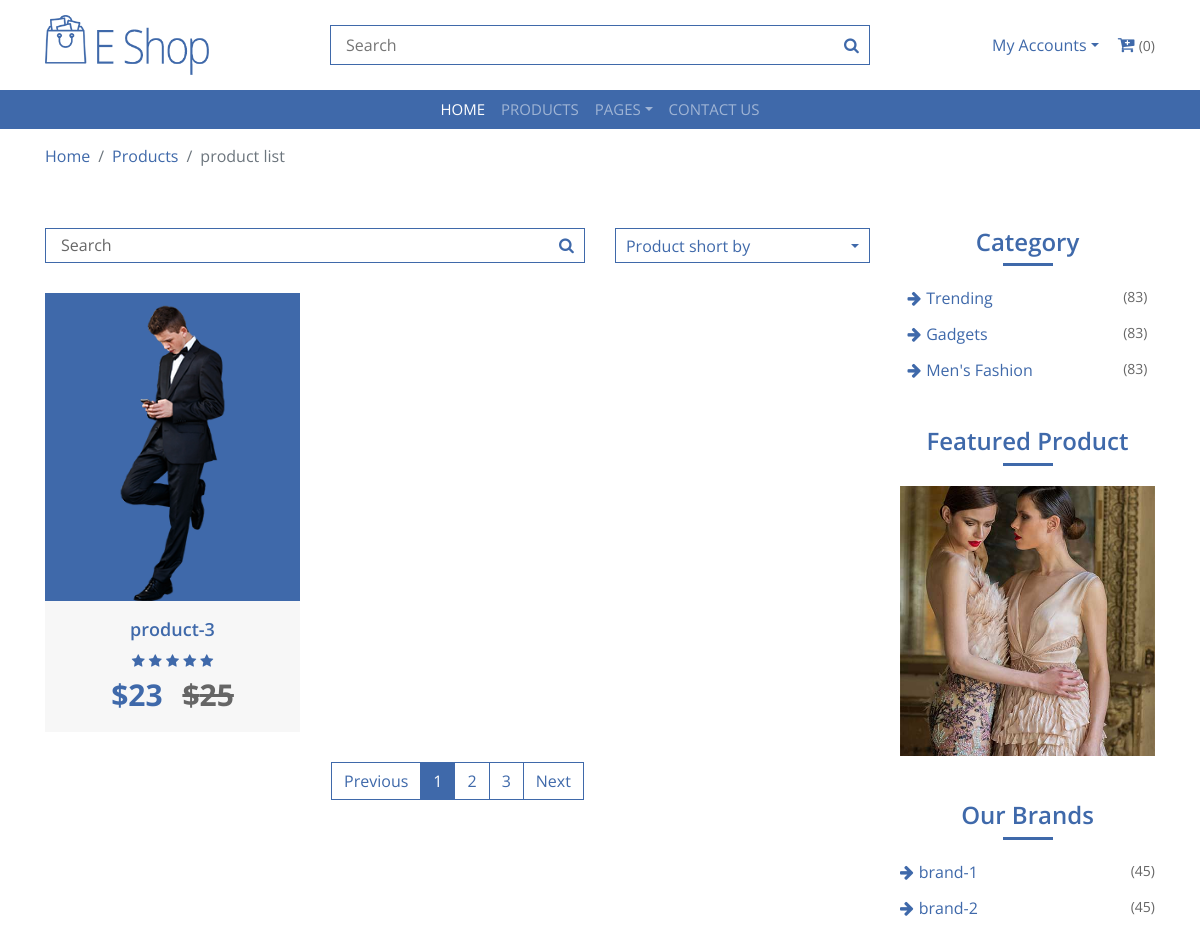
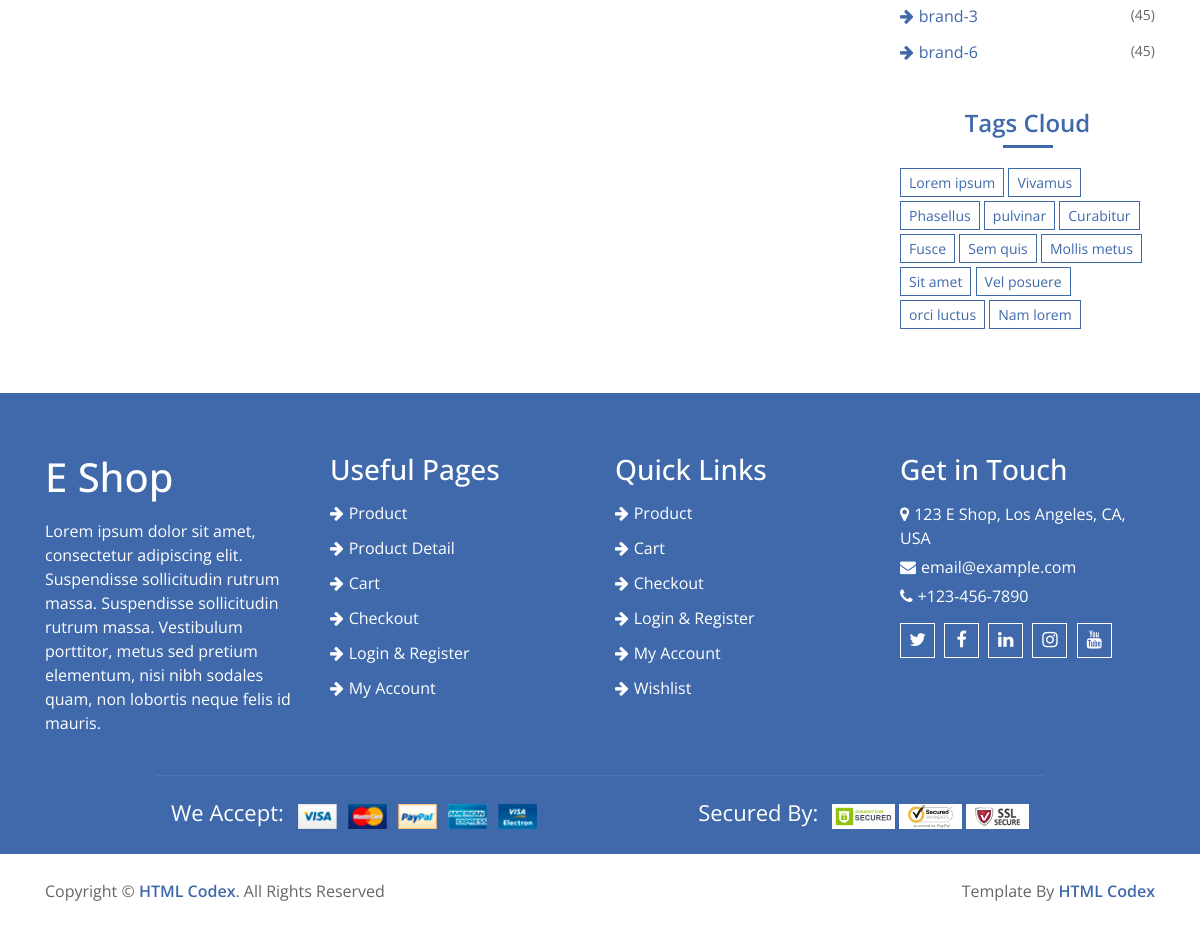
The app's page /category/Men's Fashion with its own data (2 pictures, top to bottom).
### home/models.py (models this page shows, shortened)
class Product(models.Model):
    name = models.CharField(max_length=300)
    slug = models.CharField(max_length=500, unique=True)
    image = models.ImageField(upload_to='media')
    price = models.IntegerField()
    discounted_price = models.IntegerField(default=0)
    description = models.TextField(blank=True)
    specification = models.TextField(blank=True)
    category = models.ForeignKey(Category, on_delete=models.CASCADE)
    subcategory = models.ForeignKey(SubCategory, on_delete=models.CASCADE)
    brand = models.ForeignKey(Brand, on_delete=models.CASCADE)
    labels = models.CharField(choices=LABELS, max_length=50)
    stock = models.CharField(choices=STOCK, max_length=50)

class Category(models.Model):
    name = models.CharField(max_length=300)
    image = models.ImageField(upload_to='media')
    slug = models.CharField(max_length=500, unique=True)

class Brand(models.Model):
    name = models.CharField(max_length=500)
    image = models.ImageField(upload_to='media')
    rank = models.IntegerField(unique=True)
    slug = models.CharField(max_length=500, unique=True)

### home/views.py (the view)
# urls.py: path('category/<slug>', CategoryView.as_view(), name='category'),
class CategoryView(BaseView):
    def get(self,request,slug):
        self.views
        ids = Category.objects.get(slug = slug).id
        self.views['catproducts'] = Product.objects.filter(category_id = ids)
        return render(request, 'category.html', self.views)

### templates/category.html (shortened to what this page needs)
{% extends 'base.html' %}
{% load static %}
{% block content %}
        <div class="breadcrumb-wrap">
            <div class="container">
                <ul class="breadcrumb">
                    <li class="breadcrumb-item"><a href="#">Home</a></li>
                    <li class="breadcrumb-item"><a href="#">Products</a></li>
                    <li class="breadcrumb-item active">product list</li>
                </ul>
            </div>
        </div>
        <div class="product-view">
            <div class="container">
                <div class="row">
                    <div class="col-md-9">
                        <div class="row">
                            <div class="col-lg-12">
                                <div class="row">
                                    <div class="col-md-8">
                                        <div class="product-search">
                                            <input type="email" value="Search">
                                            <button><i class="fa fa-search"></i></button>
                                        </div>
                                    </div>
                                    <div class="col-md-4">
                                        <div class="product-short">
                                            <div class="dropdown">
                                                <a href="#" class="dropdown-toggle" data-toggle="dropdown">Product short by</a>
                                            </div>
                                        </div>
                                    </div>
                                </div>
                            </div>
                            {% for cat in catproducts %}
                            <div class="col-lg-4">
                                <div class="product-item">
                                    <div class="product-image">
                                        <a href="product-detail.html">
                                            <img src="{{cat.image.url}}" alt="Product Image">
                                        </a>
                                    </div>
                                    <div class="product-content">
                                        <div class="title"><a href="#">{{cat.name}}</a></div>
                                        <div class="ratting">
                                            <i class="fa fa-star"></i>
                                            <i class="fa fa-star"></i>
                                            <i class="fa fa-star"></i>
                                            <i class="fa fa-star"></i>
                                            <i class="fa fa-star"></i>
                                        </div>
                                        <div class="price">
                                            {% if cat.discounted_price > 0 %}
                                            ${{cat.discounted_price}} <span>${{cat.price}}</span>
                                            {% else %}
                                            ${{cat.price}}
                                            {% endif %}
                                        </div>
                                    </div>
                                </div>
                            </div>
                            {% endfor %}
                        </div>
                        <div class="col-lg-12">
                            <nav aria-label="Page navigation example">
                                <ul class="pagination justify-content-center">
                                    <li class="page-item disabled">
                                        <a class="page-link" href="#" tabindex="-1">Previous</a>
                                    </li>
                                    <li class="page-item active"><a class="page-link" href="#">1</a></li>
                                    <li class="page-item"><a class="page-link" href="#">2</a></li>
                                    <li class="page-item"><a class="page-link" href="#">3</a></li>
                                    <li class="page-item">
                                        <a class="page-link" href="#">Next</a>
                                    </li>
                                </ul>
                            </nav>
                        </div>
                    </div>
                    <div class="col-md-3">
                        <div class="sidebar-widget category">
                            <h2 class="title">Category</h2>
                            <ul>
                                {% for cat in categories %}
                                <li><a href="#">{{cat.name}}</a><span>(83)</span></li>
                                {% endfor %}
                            </ul>
                        </div>
                        <div class="sidebar-widget image">
                            <h2 class="title">Featured Product</h2>
                            <a href="#">
                                <img src="{% static 'img/category-1.jpg' %}" alt="Image">
                            </a>
                        </div>
                        <div class="sidebar-widget brands">
                            <h2 class="title">Our Brands</h2>
                            <ul>
                                {% for brand in brands %}
                                <li><a href="#">{{brand.name}} </a><span>(45)</span></li>
                                {% endfor %}
                            </ul>
                        </div>
                        <div class="sidebar-widget tag">
                            <h2 class="title">Tags Cloud</h2>
                            <a href="#">Lorem ipsum</a>
                            <a href="#">Vivamus</a>
                            <a href="#">Phasellus</a>
                            <a href="#">pulvinar</a>
                            <a href="#">Curabitur</a>
                            <a href="#">Fusce</a>
                            <a href="#">Sem quis</a>
                            <a href="#">Mollis metus</a>
                            <a href="#">Sit amet</a>
                            <a href="#">Vel posuere</a>
                            <a href="#">orci luctus</a>
                            <a href="#">Nam lorem</a>
                        </div>
                    </div>
                </div>
            </div>
        </div>
{% endblock %}

### static/css/style.css (style rules this page uses)
body { color: #666666; font-family: 'Open Sans', sans-serif; font-weight: 400; background: #ffffff; }
a { color: #3F69AA; transition: 0.5s; }
h1, h2, h3, h4, h5, h6 { color: #666666; margin: 0 0 15px 0; padding: 0; }
.breadcrumb-wrap { position: relative; width: 100%; background: #ffffff; }
.breadcrumb-wrap .breadcrumb { margin: 15px 0 0 0; padding: 0; background: none; }
.category { position: relative; padding: 0 7.5px; background: #ffffff; }
.product-item { position: relative; background-color: #f7f7f7; padding-bottom: 15px; }
.product-item .product-image { position: relative; overflow: hidden; }
.product-item .product-image a { display: block; background: #3F69AA; margin-bottom: 15px; transition: .3s; }
.product-item .product-image img { width: 100%; }
.product-item .product-content { position: relative; width: 100%; text-align: center; background: #f7f7f7; }
.product-item .product-content .title, .product-item .product-content .ratting, .product-item .product-content .price { position: relative; width: 100%; }
.product-item .product-content .title { margin-bottom: 5px; }
.product-item .product-content .title a { color: #3F69AA; font-size: 18px; font-weight: 600; }
.product-item .product-content .ratting i { font-size: 14px; color: #3F69AA; }
.product-item .product-content .price { font-size: 30px; color: #3F69AA; font-weight: 700; }
.product-item .product-content .price span { margin-left: 12px; text-decoration: line-through; font-weight: 700; color: #666666; }
.product-view { position: relative; width: 100%; padding: 60px 0; }
.product-view .product-search { position: relative; width: 100%; margin-bottom: 30px; }
.product-view .product-search input { width: 100%; height: 35px; padding: 0 15px; color: #666666; border: 1px solid #3F69AA; }
.product-view .product-search button { position: absolute; width: 35px; height: 33px; top: 1px; right: 1px; text-align: center; background: #ffffff; color: #3F69AA; border: none; }
.product-view .product-search button i { font-size: 16px; }
.product-view .product-short { position: relative; width: 100%; margin-bottom: 30px; text-align: right; }
.product-view .product-short .dropdown a.dropdown-toggle { display: block; width: 100%; height: 35px; padding: 5px 10px; background: #ffffff; border: 1px solid #3F69AA; text-align: left; }
.product-view .product-short .dropdown a.dropdown-toggle::after { float: right; margin-top: 10px; }
.product-view .product-item { margin-bottom: 30px; }
.product-view .pagination { margin: 0; }
.product-view .pagination .page-item .page-link { color: #3F69AA; background: #ffffff; border-color: #3F69AA; border-radius: 0; }
.product-view .pagination .page-item:hover .page-link, .product-view .pagination .page-item.active .page-link { color: #ffffff; background: #3F69AA; }
.sidebar-widget { position: relative; width: 100%; margin-bottom: 45px; }
.sidebar-widget:last-child { margin-bottom: 0; }
.sidebar-widget .title { position: relative; color: #3F69AA; font-size: 24px; font-weight: 600; text-align: center; text-transform: capitalize; padding-bottom: 10px; margin-bottom: 20px; }
.sidebar-widget .title::after { content: ''; position: absolute; width: 50px; height: 3px; left: calc(50% - 25px); bottom: 0; background: #3F69AA; }
.sidebar-widget.brands ul, .sidebar-widget.category ul { margin: 0; padding: 0; list-style: none; }
.sidebar-widget.brands ul li, .sidebar-widget.category ul li { margin-bottom: 12px; }
.sidebar-widget.brands ul li:last-child, .sidebar-widget.category ul li:last-child { margin-bottom: 0; }
.sidebar-widget.brands ul li a, .sidebar-widget.category ul li a { color: #3F69AA; font-size: 16px; font-weight: 400; white-space: nowrap; display: inline-block; line-height: 23px; }
.sidebar-widget.brands ul li a::before, .sidebar-widget.category ul li a::before { content: '\f061'; font-family: 'FontAwesome'; padding-right: 5px; }
.sidebar-widget.brands ul li span, .sidebar-widget.category ul li span { display: inline-block; float: right; color: #666666; font-size: 14px; font-weight: 400; }
.sidebar-widget.image a { display: block; width: 100%; overflow: hidden; }
.sidebar-widget.image img { max-width: 100%; transition: .3s; }
.sidebar-widget.tag a { display: inline-block; margin: 0 0 4px 0; padding: 3px 8px; font-size: 14px; font-weight: 400; color: #3F69AA; background: #ffffff; border: 1px solid #3F69AA; }

### records on screen
Product: image (picture), name "product-3", discounted_price "23", price "25"
Category: name "Trending"
Category: name "Gadgets"
Category: name "Men's Fashion"
Brand: name "brand-1"
Brand: name "brand-2"
Brand: name "brand-3"
Brand: name "brand-6"
